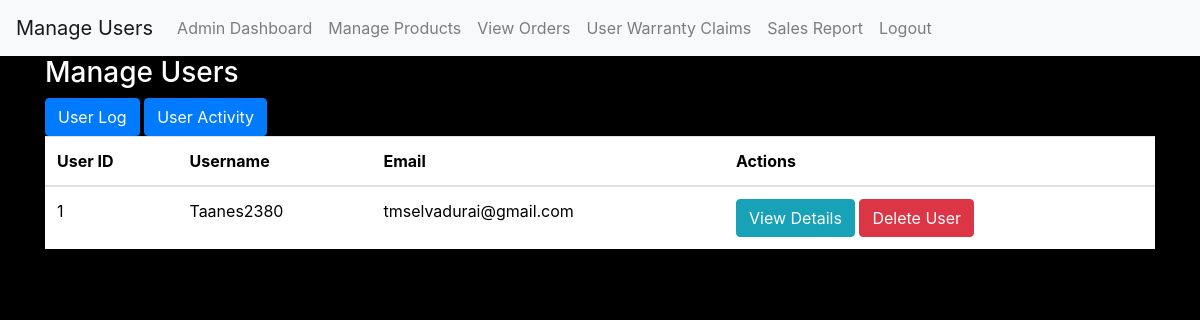
Page /admin_manage_users.php (signed in) on the committed database.
### tables this page shows
CREATE TABLE `users` (
  `user_id` int(11) NOT NULL,
  `username` varchar(255) DEFAULT NULL,
  `email` varchar(255) DEFAULT NULL,
  `password` varchar(255) DEFAULT NULL,
  `profile_pic` varchar(255) DEFAULT NULL,
  `address` varchar(255) DEFAULT NULL,
  `phone_num` varchar(255) DEFAULT NULL,
  `registration_date` date DEFAULT NULL
);

### admin_manage_users.php (the view, shortened to what this page needs)
<?php
include "db_connection.php";
$query = "SELECT * FROM users";
$result = mysqli_query($conn, $query);
?>
<!DOCTYPE html>
<html>
<head>
    <link rel="stylesheet" href="https://maxcdn.bootstrapcdn.com/bootstrap/4.5.2/css/bootstrap.min.css">
</head>
<body>
    <nav class="navbar navbar-expand-lg navbar-light bg-light">
    <a class="navbar-brand" href="admin_manage_users.php">Manage Users</a>
    <div class="collapse navbar-collapse" id="navbarNav">
        <ul class="navbar-nav">
            <li class="nav-item">
                <a class="nav-link" href="admin_dashboard.php">Admin Dashboard</a>
            </li>
            <li class="nav-item">
                <a class="nav-link" href="admin_manage_products.php">Manage Products</a>
            </li>
            <li class="nav-item">
                <a class="nav-link" href="admin_view_orders.php">View Orders</a>
            </li>
           <li class="nav-item">
                <a class="nav-link" href="admin_warrantyclaims.php">User Warranty Claims</a>
            </li>
             <li class="nav-item">
                <a class="nav-link" href="admin_analytics_report.php">Sales Report</a>
            </li>
            <li class="nav-item">
                <a class="nav-link" href="admin_logout.php">Logout</a>
            </li>
        </ul>
    </div>
</nav>
    <div class="container">
        <h3>Manage Users</h3>
                    <a href="admin_user_log.php" class="btn btn-primary">User Log</a>
            <a href="admin_user_activity.php" class="btn btn-primary">User Activity</a>
        <table class="table">
            <thead>
                <tr>
                    <th>User ID</th>
                    <th>Username</th>
                    <th>Email</th>
                    <th>Actions</th>
                </tr>
            </thead>
            <tbody>
                <?php while ($row = mysqli_fetch_assoc($result)) { ?>
                    <tr>
                        <td><?php echo $row['user_id']; ?></td>
                        <td><?php echo $row['username']; ?></td>
                        <td><?php echo $row['email']; ?></td>
                        <td>
                            <a href="admin_view_user_details.php?user_id=<?php echo $row['user_id']; ?>" class="btn btn-info">View Details</a>
                            <a href="admin_delete_user.php?user_id=<?php echo $row['user_id']; ?>" class="btn btn-danger">Delete User</a>
                        </td>
                    </tr>
                <?php } ?>
            </tbody>
        </table>
    </div>
</body>
</html>

### admin_manage_users.php (style rules this page uses)
body { background-color: black; color: white; }
thead { color: black; }
tbody { color: black; }
table { background-color: white; color: black; }

### rows in the picture
users: user_id "1", username "Taanes2380", email "tmselvadurai@gmail.com"
